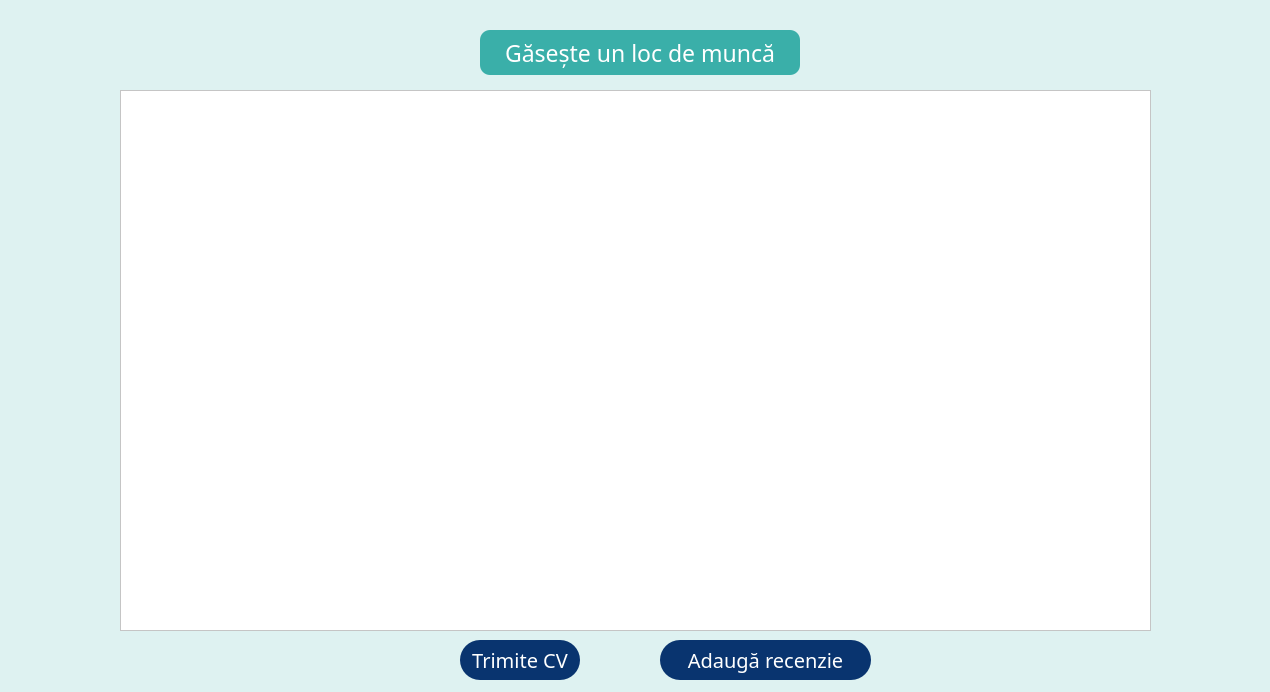
<?xml version="1.0" encoding="UTF-8"?>
<ui version="4.0">
 <class>rezultate_joburi</class>
 <widget class="QDialog" name="rezultate_joburi">
  <property name="geometry">
   <rect>
    <x>0</x>
    <y>0</y>
    <width>1270</width>
    <height>692</height>
   </rect>
  </property>
  <property name="windowTitle">
   <string>Dialog</string>
  </property>
  <property name="styleSheet">
   <string notr="true">background-color: rgb(222, 242, 241);</string>
  </property>
  <widget class="QListWidget" name="listWidget">
   <property name="geometry">
    <rect>
     <x>120</x>
     <y>90</y>
     <width>1031</width>
     <height>541</height>
    </rect>
   </property>
   <property name="styleSheet">
    <string notr="true">background-color: white;
font-size: 20px;
</string>
   </property>
  </widget>
  <widget class="QLabel" name="label_email">
   <property name="geometry">
    <rect>
     <x>480</x>
     <y>30</y>
     <width>320</width>
     <height>45</height>
    </rect>
   </property>
   <property name="font">
    <font>
     <family>New Roman</family>
     <pointsize>-1</pointsize>
     <italic>false</italic>
     <bold>false</bold>
     <underline>false</underline>
     <strikeout>false</strikeout>
     <kerning>true</kerning>
    </font>
   </property>
   <property name="styleSheet">
    <string notr="true">background-color: rgb(58, 175, 169);
color: white;
border-radius: 10px;
font: Times New Roman;
font-size: 23px;</string>
   </property>
   <property name="text">
    <string>Găsește un loc de muncă</string>
   </property>
   <property name="alignment">
    <set>Qt::AlignCenter</set>
   </property>
  </widget>
  <widget class="QPushButton" name="pushButton_modificare">
   <property name="geometry">
    <rect>
     <x>460</x>
     <y>640</y>
     <width>120</width>
     <height>40</height>
    </rect>
   </property>
   <property name="font">
    <font>
     <family>New Roman</family>
     <pointsize>-1</pointsize>
     <italic>false</italic>
     <bold>false</bold>
    </font>
   </property>
   <property name="cursor">
    <cursorShape>PointingHandCursor</cursorShape>
   </property>
   <property name="styleSheet">
    <string notr="true">background-color: rgb(9, 52, 111);
color: white;
font-size: 20px;
border-style: outset;
border-radius: 20px;
font: Times New Roman;</string>
   </property>
   <property name="text">
    <string>Trimite CV</string>
   </property>
  </widget>
  <widget class="QPushButton" name="pushButton_recenzie">
   <property name="geometry">
    <rect>
     <x>660</x>
     <y>640</y>
     <width>211</width>
     <height>40</height>
    </rect>
   </property>
   <property name="font">
    <font>
     <family>New Roman</family>
     <pointsize>-1</pointsize>
     <italic>false</italic>
     <bold>false</bold>
    </font>
   </property>
   <property name="cursor">
    <cursorShape>PointingHandCursor</cursorShape>
   </property>
   <property name="styleSheet">
    <string notr="true">background-color: rgb(9, 52, 111);
color: white;
font-size: 20px;
border-style: outset;
border-radius: 20px;
font: Times New Roman;</string>
   </property>
   <property name="text">
    <string>Adaugă recenzie</string>
   </property>
  </widget>
 </widget>
 <resources/>
 <connections/>
</ui>
